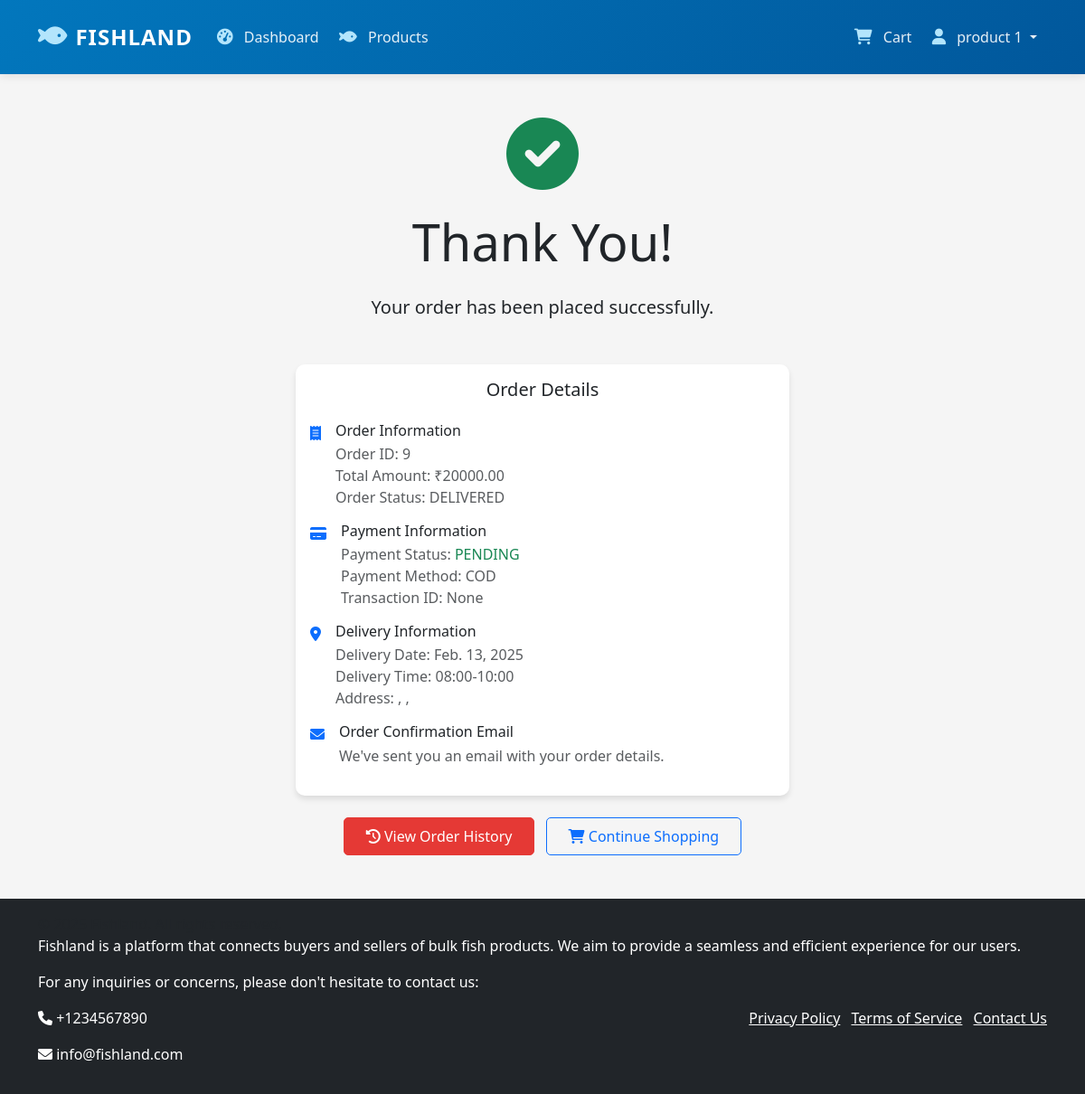
Page /orders/confirmation/9/ (signed in) on the committed database.
### accounts/models.py (models this page shows, shortened)
class User(AbstractUser):
    class Role(models.TextChoices):
        ADMIN = 'ADMIN', 'Admin'
        SELLER = 'SELLER', 'Seller'
        BUYER = 'BUYER', 'Buyer'
        DELIVERY_BOY = 'DELIVERY_BOY', 'Delivery Boy'
    email = models.EmailField(_('email address'), unique=True)
    role = models.CharField(max_length=15, choices=Role.choices, default=Role.BUYER)
    phone = PhoneNumberField(blank=True)  # Renamed from phone_number
    profile_picture = models.ImageField(upload_to=get_profile_image_path, blank=True, null=True)
    company_name = models.CharField(max_length=100, blank=True)
    address = models.TextField(blank=True)
    gst_number = models.CharField(max_length=15, blank=True)
    is_verified = models.BooleanField(default=False)
    is_deleted = models.BooleanField(default=False)
    USERNAME_FIELD = 'email'
    REQUIRED_FIELDS = ['username']

### orders/models.py (models this page shows, shortened)
class Order(models.Model):
    STATUS_CHOICES = [
        ('PENDING', 'Pending'),
        ('CONFIRMED', 'Confirmed'),
        ('PROCESSING', 'Processing'),
        ('ASSIGNED_TO_DELIVERY', 'Assigned to Delivery'),
        ('OUT_FOR_DELIVERY', 'Out for Delivery'),
        ('DELIVERED', 'Delivered'),
        ('CANCELLED', 'Cancelled'),
    ]
    PAYMENT_STATUS_CHOICES = [
        ('PENDING', 'Pending'),
        ('PAID', 'Paid'),
        ('FAILED', 'Failed'),
        ('REFUNDED', 'Refunded'),
    ]
    PAYMENT_METHOD_CHOICES = [
        ('COD', 'Cash on Delivery'),
        ('ONLINE', 'Online Payment'),
    ]
    CANCELLATION_REASON_CHOICES = [
        ('OUT_OF_STOCK', 'Out of Stock'),
        ('PRICE_MISMATCH', 'Price Mismatch'),
        ('QUALITY_ISSUES', 'Quality Issues'),
        ('DELIVERY_ISSUES', 'Cannot Deliver to Location'),
        ('OTHER', 'Other'),
    ]
    user = models.ForeignKey(settings.AUTH_USER_MODEL, on_delete=models.CASCADE, related_name='orders')
    delivery_boy = models.ForeignKey('delivery.DeliveryProfile', on_delete=models.SET_NULL, null=True, blank=True, related_name='assigned_orders')
    delivery_rating = models.IntegerField(null=True, blank=True, choices=[(i, i) for i in range(1, 6)])
    delivery_feedback = models.TextField(null=True, blank=True)
    order_number = models.CharField(max_length=20, unique=True)
    delivery_address = models.ForeignKey(
        Address,
        on_delete=models.PROTECT,
        related_name='orders',
        null=True,  # Allow null for existing records
    )
    status = models.CharField(max_length=20, choices=STATUS_CHOICES, default='PENDING')
    payment_status = models.CharField(max_length=20, choices=PAYMENT_STATUS_CHOICES, default='PENDING')
    payment_method = models.CharField(max_length=20, choices=PAYMENT_METHOD_CHOICES, default='COD')
    razorpay_order_id = models.CharField(max_length=100, blank=True, null=True)
    razorpay_payment_id = models.CharField(max_length=100, blank=True, null=True)
    razorpay_signature = models.CharField(max_length=200, blank=True, null=True)
    subtotal = models.DecimalField(max_digits=10, decimal_places=2)
    delivery_fee = models.DecimalField(max_digits=10, decimal_places=2)
    total = models.DecimalField(max_digits=10, decimal_places=2)
    delivery_date = models.DateField()
    delivery_time = models.CharField(max_length=10)  # Store as HH:MM format
    delivery_assigned_at = models.DateTimeField(null=True, blank=True)
    delivery_pickup_at = models.DateTimeField(null=True, blank=True)
    delivery_completed_at = models.DateTimeField(null=True, blank=True)
    estimated_delivery_time = models.DateTimeField(null=True, blank=True)
    delivery_feedback = models.TextField(null=True, blank=True)
    delivery_rating = models.IntegerField(null=True, blank=True, choices=[(i, i) for i in range(1, 6)])
    cancellation_reason = models.CharField(max_length=20, choices=CANCELLATION_REASON_CHOICES, null=True, blank=True)
    cancellation_note = models.TextField(blank=True, null=True)
    cancelled_at = models.DateTimeField(null=True, blank=True)
    created_at = models.DateTimeField(auto_now_add=True)
    updated_at = models.DateTimeField(auto_now=True)
    confirmed_at = models.DateTimeField(null=True, blank=True)
    processing_at = models.DateTimeField(null=True, blank=True)
    out_for_delivery_at = models.DateTimeField(null=True, blank=True)
    delivered_at = models.DateTimeField(null=True, blank=True)
    class Meta:
        ordering = ['-created_at']

### orders/views.py (the view)
# urls.py: path('confirmation/<int:order_id>/', views.order_confirmation, name='order_confirmation'),
@login_required
def order_confirmation(request, order_id):
    try:
        order = Order.objects.select_related(
            'user',
            'delivery_address'
        ).prefetch_related(
            'order_items__product__seller'
        ).get(id=order_id, user=request.user)
        order_items = order.order_items.all()
        context = {
            'order': order,
            'order_items': order_items,
            'subtotal': order.subtotal,
            'delivery_fee': order.delivery_fee,
            'total': order.total
        }
        return render(request, 'orders/order_confirmation.html', context)
    except Order.DoesNotExist:
        messages.error(request, 'Order not found.')
        return redirect('orders:order_history')

### templates/orders/order_confirmation.html (shortened to what this page needs)
{% extends 'base.html' %}
{% load static %}
{% block content %}
<div class="container py-5">
    <div class="text-center">
        <div class="mb-4">
            <i class="fas fa-check-circle text-success" style="font-size: 5rem;"></i>
        </div>
        <h1 class="display-4 mb-4">Thank You!</h1>
        <p class="lead mb-5">Your order has been placed successfully.</p>
        <div class="row justify-content-center">
            <div class="col-md-6">
                <div class="card mb-4">
                    <div class="card-body">
                        <h5 class="card-title mb-4">Order Details</h5>
                        <div class="d-flex align-items-start mb-3">
                            <div class="me-3">
                                <i class="fas fa-receipt text-primary"></i>
                            </div>
                            <div class="text-start">
                                <h6 class="mb-1">Order Information</h6>
                                <p class="text-muted mb-0">
                                    Order ID: {{ order.id }}<br>
                                    Total Amount: ₹{{ order.total }}<br>
                                    Order Status: {{ order.status }}
                                </p>
                            </div>
                        </div>
                        <div class="d-flex align-items-start mb-3">
                            <div class="me-3">
                                <i class="fas fa-credit-card text-primary"></i>
                            </div>
                            <div class="text-start">
                                <h6 class="mb-1">Payment Information</h6>
                                <p class="text-muted mb-0">
                                    Payment Status: <span class="text-success">{{ order.payment_status }}</span><br>
                                    Payment Method: {{ order.payment_method }}<br>
                                    Transaction ID: {{ order.razorpay_payment_id }}
                                </p>
                            </div>
                        </div>
                        <div class="d-flex align-items-start mb-3">
                            <div class="me-3">
                                <i class="fas fa-map-marker-alt text-primary"></i>
                            </div>
                            <div class="text-start">
                                <h6 class="mb-1">Delivery Information</h6>
                                <p class="text-muted mb-0">
                                    Delivery Date: {{ order.delivery_date }}<br>
                                    Delivery Time: {{ order.delivery_time }}<br>
                                    Address: {{ order.address.address_line1 }},
                                    {{ order.address.city }}, {{ order.address.state }} {{ order.address.pincode }}
                                </p>
                            </div>
                        </div>
                        <div class="d-flex align-items-start mb-3">
                            <div class="me-3">
                                <i class="fas fa-envelope text-primary"></i>
                            </div>
                            <div class="text-start">
                                <h6 class="mb-1">Order Confirmation Email</h6>
                                <p class="text-muted mb-0">
                                    We've sent you an email with your order details.
                                </p>
                            </div>
                        </div>
                    </div>
                </div>
                <div class="text-center">
                    <a href="{% url 'orders:order_history' %}" class="btn btn-primary me-2">
                        <i class="fas fa-history"></i> View Order History
                    </a>
                    <a href="{% url 'shop:home' %}" class="btn btn-outline-primary">
                        <i class="fas fa-shopping-cart"></i> Continue Shopping
                    </a>
                </div>
            </div>
        </div>
    </div>
</div>
{% endblock %}

### templates/base.html (shortened to what this page needs)
{% load static %}
<!DOCTYPE html>
<html lang="en">
<head>
    <link href="https://cdn.jsdelivr.net/npm/bootstrap@5.3.0/dist/css/bootstrap.min.css" rel="stylesheet">
    <link href="https://cdnjs.cloudflare.com/ajax/libs/font-awesome/6.0.0/css/all.min.css" rel="stylesheet">
</head>
<body>
    <nav class="navbar navbar-expand-lg navbar-dark sticky-top">
        <div class="container">
            <a class="navbar-brand" href="{% if user.is_authenticated and user.role == 'ADMIN' %}{% url 'admin_dashboard:dashboard' %}{% elif user.is_authenticated and user.role == 'DELIVERY_BOY' %}{% url 'delivery:dashboard' %}{% else %}{% url 'shop:home' %}{% endif %}">
                <i class="fas fa-fish me-2"></i>FISHLAND
            </a>
            <div class="collapse navbar-collapse" id="navbarNav">
                {% if user.is_authenticated %}
                    {% if user.role == 'ADMIN' %}
                    <ul class="navbar-nav me-auto admin-nav">
                        <li class="nav-item">
                            <a class="nav-link {% if request.resolver_match.url_name == 'dashboard' %}active{% endif %}"
                               href="{% url 'admin_dashboard:dashboard' %}">
                                <i class="fas fa-tachometer-alt"></i> Dashboard
                            </a>
                        </li>
                        <li class="nav-item">
                            <a class="nav-link {% if request.resolver_match.url_name == 'orders' %}active{% endif %}"
                               href="{% url 'admin_dashboard:orders' %}">
                                <i class="fas fa-shopping-cart"></i> Orders
                            </a>
                        </li>
                        <li class="nav-item">
                            <a class="nav-link {% if request.resolver_match.url_name == 'products' %}active{% endif %}"
                               href="{% url 'admin_dashboard:products' %}">
                                <i class="fas fa-box"></i> Products
                            </a>
                        </li>
                        <li class="nav-item">
                            <a class="nav-link {% if request.resolver_match.url_name == 'categories' %}active{% endif %}"
                               href="{% url 'admin_dashboard:categories' %}">
                                <i class="fas fa-tags"></i> Categories
                            </a>
                        </li>
                        <li class="nav-item">
                            <a class="nav-link {% if request.resolver_match.url_name == 'users' %}active{% endif %}"
                               href="{% url 'admin_dashboard:users' %}">
                                <i class="fas fa-users"></i> Users
                            </a>
                        </li>
                        <li class="nav-item">
                            <a class="nav-link {% if request.resolver_match.url_name == 'reports' %}active{% endif %}"
                               href="{% url 'admin_dashboard:reports' %}">
                                <i class="fas fa-chart-bar"></i> Reports
                            </a>
                        </li>
                    </ul>
                    {% elif user.role == 'BUYER' %}
                    <ul class="navbar-nav me-auto">
                        <li class="nav-item">
                            <a class="nav-link {% if request.resolver_match.url_name == 'dashboard' %}active{% endif %}"
                               href="{% url 'buyer:dashboard' %}">
                                <i class="fas fa-tachometer-alt"></i> Dashboard
                            </a>
                        </li>
                        <li class="nav-item">
                            <a class="nav-link {% if request.resolver_match.url_name == 'product_list' %}active{% endif %}"
                               href="{% url 'products:product_list' %}">
                                <i class="fas fa-fish"></i> Products
                            </a>
                        </li>
                    </ul>
                    {% endif %}
                    <ul class="navbar-nav ms-auto">
                        {% if user.role == 'BUYER' %}
                        <li class="nav-item">
                            <a class="nav-link" href="{% url 'cart:view' %}">
                                <i class="fas fa-shopping-cart"></i> Cart
                            </a>
                        </li>
                        <li class="nav-item dropdown">
                            <a class="nav-link dropdown-toggle" href="#" id="navbarDropdown" role="button"
                               data-bs-toggle="dropdown" aria-expanded="false">
                                <i class="fas fa-user"></i> {{ user.get_full_name }}
                            </a>
                        </li>
                        {% endif %}
                    </ul>
                {% endif %}
            </div>
        </div>
    </nav>
    <main>
        {% block content %}{% endblock %}
    </main>
    <footer class="footer mt-auto py-3 bg-dark text-white">
        <div class="container">
            <span class="text-muted">&copy; 2025 Fishland. All rights reserved.</span>
            <p>Fishland is a platform that connects buyers and sellers of bulk fish products. We aim to provide a seamless and efficient experience for our users.</p>
            <p>For any inquiries or concerns, please don't hesitate to contact us:</p>
            <ul class="list-inline float-end">
                <li class="list-inline-item"><a href="#" class="text-white">Privacy Policy</a></li>
                <li class="list-inline-item"><a href="#" class="text-white">Terms of Service</a></li>
                <li class="list-inline-item"><a href="#" class="text-white">Contact Us</a></li>
            </ul>
            <div class="mt-2">
                <p><i class="fas fa-phone"></i> +1234567890</p>
                <p><i class="fas fa-envelope"></i> info@fishland.com</p>
            </div>
        </div>
    </footer>
</body>
</html>

### rows in the picture
User: get_full_name "product 1"
Order: id "9", total "20000.00", status "DELIVERED", payment_status "PENDING", payment_method "COD", razorpay_payment_id "None", delivery_date "Feb. 13, 2025", delivery_time "08:00-10:00"
